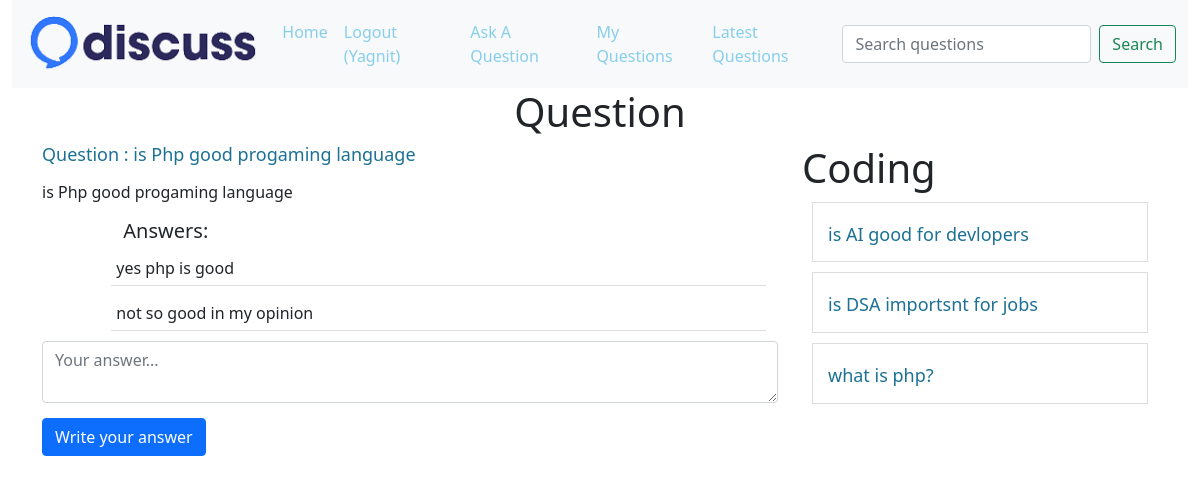
The app's page /?q-id=1 (signed in) with its own data.
### tables this page shows
CREATE TABLE `questions` (
  `id` int(30) NOT NULL,
  `title` varchar(100) NOT NULL,
  `description` varchar(300) NOT NULL,
  `category_id` int(10) NOT NULL,
  `user_id` varchar(10) NOT NULL
);

CREATE TABLE `answers` (
  `id` int(10) NOT NULL,
  `answer` varchar(300) NOT NULL,
  `question_id` int(10) NOT NULL,
  `user_id` int(10) NOT NULL
);

CREATE TABLE `category` (
  `id` int(30) NOT NULL,
  `name` varchar(100) NOT NULL
);

### client/question-details.php (the view, shortened to what this page needs)
<div class="container">
    <h1 class="heading">Question</h1>
    <div class="row">
        <div class="col-8">
            <?php
            include("./common/db.php");
            $query = "select * from questions where id = $qid";
            $result = $conn->query($query);
            $row = $result->fetch_assoc();
            $cid = $row['category_id'];
            echo "<h4 class='margin-bottom-15 question-title'>Question : " . $row['title'] . "</h4>
            <p class='margin-bottom-15'>" . $row['description'] . "</p>";
            include("answer.php");
            ?>
            <form action="./server/requests.php" method="post">
                <textarea name="answer" class="form-control margin-bottom-15" placeholder="Your answer..."></textarea>
                <button class="btn btn-primary">Write your answer</button>
            </form>
        </div>
        <div class="col-4">
            <?php
            $categoryQuery = "select name from category where id=$cid";
            $categoryResult = $conn->query($categoryQuery);
            $categoryRow = $categoryResult->fetch_assoc();
            echo "<h1>" . ucfirst($categoryRow['name']) . "</h1>";
            $query = "select * from questions where category_id=$cid and id!=$qid";
            $result = $conn->query($query);
            foreach ($result as $row) {
                $id = $row['id'];
                $title = $row['title'];
                echo "<div class='question-list'>
                 <h4><a href=?q-id=$id>$title</a></h4></div>";
            }
            ?>
        </div>
    </div>
</div>

### client/answer.php
<div class="container">
    <div class="offset-sm-1">
<h5>Answers:</h5>
<?php
$query="select * from answers where question_id=$qid";
$result= $conn->query($query);
foreach ($result as $row) {
    $answer= $row['answer'];
echo "<div class='row'>
<p class='answer-wrapper'>$answer</p>
</div>";
}
?>
</div>
</div>

### public/style.css (style rules this page uses)
a { color: skyblue !important; }
.margin-bottom-15 { margin-bottom: 15px; }
.heading { text-align: center; }
.question-list { border: 1px solid #ddd; padding: 15px; margin: 10px; }
.question-list a { text-decoration: none; }
.question-list h4 { margin: 0; padding: 0; }
.question-list a, .question-title { font-size: 18px; text-decoration: none; color: #1c7194 !important; }
.answer-wrapper { border-bottom: 1px solid #ddd; margin-bottom: 10px; padding: 5px; }

### records on screen
questions: title "is Php good progaming language", description "is Php good progaming language"
answers: answer "yes php is good"
answers: answer "not so good in my opinion"
category: name "Coding"
questions: title "is AI good for devlopers"
questions: title "is DSA importsnt for jobs"
questions: title "what is php?"

### other values on screen
$_SESSION['user']['username'] "Yagnit"
